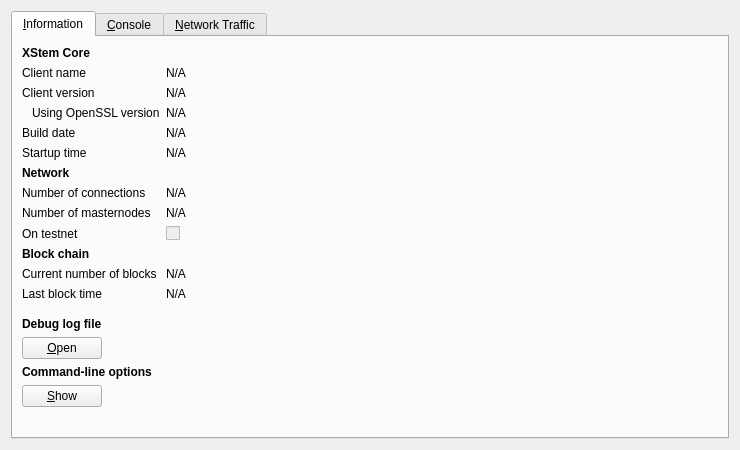
<?xml version="1.0" encoding="UTF-8"?>
<ui version="4.0">
 <class>RPCConsole</class>
 <widget class="QDialog" name="RPCConsole">
  <property name="geometry">
   <rect>
    <x>0</x>
    <y>0</y>
    <width>740</width>
    <height>450</height>
   </rect>
  </property>
  <property name="windowTitle">
   <string>XStem - Debug window</string>
  </property>
  <layout class="QVBoxLayout" name="verticalLayout_2">
   <item>
    <widget class="QTabWidget" name="tabWidget">
     <property name="currentIndex">
      <number>0</number>
     </property>
     <widget class="QWidget" name="tab_info">
      <attribute name="title">
       <string>&amp;Information</string>
      </attribute>
      <layout class="QFormLayout" name="formLayout">
       <item row="0" column="0">
        <widget class="QLabel" name="label_9">
         <property name="font">
          <font>
           <weight>75</weight>
           <bold>true</bold>
          </font>
         </property>
         <property name="text">
          <string>XStem Core</string>
         </property>
        </widget>
       </item>
       <item row="1" column="0">
        <widget class="QLabel" name="label_5">
         <property name="text">
          <string>Client name</string>
         </property>
        </widget>
       </item>
       <item row="1" column="1">
        <widget class="QLabel" name="clientName">
         <property name="cursor">
          <cursorShape>IBeamCursor</cursorShape>
         </property>
         <property name="text">
          <string>N/A</string>
         </property>
         <property name="textFormat">
          <enum>Qt::PlainText</enum>
         </property>
         <property name="textInteractionFlags">
          <set>Qt::LinksAccessibleByMouse|Qt::TextSelectableByKeyboard|Qt::TextSelectableByMouse</set>
         </property>
        </widget>
       </item>
       <item row="2" column="0">
        <widget class="QLabel" name="label_6">
         <property name="text">
          <string>Client version</string>
         </property>
        </widget>
       </item>
       <item row="2" column="1">
        <widget class="QLabel" name="clientVersion">
         <property name="cursor">
          <cursorShape>IBeamCursor</cursorShape>
         </property>
         <property name="text">
          <string>N/A</string>
         </property>
         <property name="textFormat">
          <enum>Qt::PlainText</enum>
         </property>
         <property name="textInteractionFlags">
          <set>Qt::LinksAccessibleByMouse|Qt::TextSelectableByKeyboard|Qt::TextSelectableByMouse</set>
         </property>
        </widget>
       </item>
       <item row="3" column="0">
        <widget class="QLabel" name="label_14">
         <property name="text">
          <string>Using OpenSSL version</string>
         </property>
         <property name="indent">
          <number>10</number>
         </property>
        </widget>
       </item>
       <item row="3" column="1">
        <widget class="QLabel" name="openSSLVersion">
         <property name="cursor">
          <cursorShape>IBeamCursor</cursorShape>
         </property>
         <property name="text">
          <string>N/A</string>
         </property>
         <property name="textFormat">
          <enum>Qt::PlainText</enum>
         </property>
         <property name="textInteractionFlags">
          <set>Qt::LinksAccessibleByMouse|Qt::TextSelectableByKeyboard|Qt::TextSelectableByMouse</set>
         </property>
        </widget>
       </item>
       <item row="4" column="0">
        <widget class="QLabel" name="label_12">
         <property name="text">
          <string>Build date</string>
         </property>
        </widget>
       </item>
       <item row="4" column="1">
        <widget class="QLabel" name="buildDate">
         <property name="cursor">
          <cursorShape>IBeamCursor</cursorShape>
         </property>
         <property name="text">
          <string>N/A</string>
         </property>
         <property name="textFormat">
          <enum>Qt::PlainText</enum>
         </property>
         <property name="textInteractionFlags">
          <set>Qt::LinksAccessibleByMouse|Qt::TextSelectableByKeyboard|Qt::TextSelectableByMouse</set>
         </property>
        </widget>
       </item>
       <item row="5" column="0">
        <widget class="QLabel" name="label_13">
         <property name="text">
          <string>Startup time</string>
         </property>
        </widget>
       </item>
       <item row="5" column="1">
        <widget class="QLabel" name="startupTime">
         <property name="cursor">
          <cursorShape>IBeamCursor</cursorShape>
         </property>
         <property name="text">
          <string>N/A</string>
         </property>
         <property name="textFormat">
          <enum>Qt::PlainText</enum>
         </property>
         <property name="textInteractionFlags">
          <set>Qt::LinksAccessibleByMouse|Qt::TextSelectableByKeyboard|Qt::TextSelectableByMouse</set>
         </property>
        </widget>
       </item>
       <item row="6" column="0">
        <widget class="QLabel" name="label_11">
         <property name="font">
          <font>
           <weight>75</weight>
           <bold>true</bold>
          </font>
         </property>
         <property name="text">
          <string>Network</string>
         </property>
        </widget>
       </item>
       <item row="7" column="0">
        <widget class="QLabel" name="label_7">
         <property name="text">
          <string>Number of connections</string>
         </property>
        </widget>
       </item>
       <item row="7" column="1">
        <widget class="QLabel" name="numberOfConnections">
         <property name="cursor">
          <cursorShape>IBeamCursor</cursorShape>
         </property>
         <property name="text">
          <string>N/A</string>
         </property>
         <property name="textFormat">
          <enum>Qt::PlainText</enum>
         </property>
         <property name="textInteractionFlags">
          <set>Qt::LinksAccessibleByMouse|Qt::TextSelectableByKeyboard|Qt::TextSelectableByMouse</set>
         </property>
        </widget>
       </item>
       <item row="8" column="0">
        <widget class="QLabel" name="label_15">
         <property name="text">
          <string>Number of masternodes</string>
         </property>
        </widget>
       </item>
       <item row="8" column="1">
        <widget class="QLabel" name="masternodeCount">
         <property name="cursor">
          <cursorShape>IBeamCursor</cursorShape>
         </property>
         <property name="text">
          <string>N/A</string>
         </property>
         <property name="textFormat">
          <enum>Qt::PlainText</enum>
         </property>
         <property name="textInteractionFlags">
          <set>Qt::LinksAccessibleByMouse|Qt::TextSelectableByKeyboard|Qt::TextSelectableByMouse</set>
         </property>
        </widget>
       </item>
       <item row="9" column="0">
        <widget class="QLabel" name="label_8">
         <property name="text">
          <string>On testnet</string>
         </property>
        </widget>
       </item>
       <item row="9" column="1">
        <widget class="QCheckBox" name="isTestNet">
         <property name="enabled">
          <bool>false</bool>
         </property>
         <property name="text">
          <string/>
         </property>
        </widget>
       </item>
       <item row="10" column="0">
        <widget class="QLabel" name="label_10">
         <property name="font">
          <font>
           <weight>75</weight>
           <bold>true</bold>
          </font>
         </property>
         <property name="text">
          <string>Block chain</string>
         </property>
        </widget>
       </item>
       <item row="11" column="0">
        <widget class="QLabel" name="label_3">
         <property name="text">
          <string>Current number of blocks</string>
         </property>
        </widget>
       </item>
       <item row="11" column="1">
        <widget class="QLabel" name="numberOfBlocks">
         <property name="cursor">
          <cursorShape>IBeamCursor</cursorShape>
         </property>
         <property name="text">
          <string>N/A</string>
         </property>
         <property name="textFormat">
          <enum>Qt::PlainText</enum>
         </property>
         <property name="textInteractionFlags">
          <set>Qt::LinksAccessibleByMouse|Qt::TextSelectableByKeyboard|Qt::TextSelectableByMouse</set>
         </property>
        </widget>
       </item>
       <item row="12" column="0">
        <widget class="QLabel" name="label_2">
         <property name="text">
          <string>Last block time</string>
         </property>
        </widget>
       </item>
       <item row="12" column="1">
        <widget class="QLabel" name="lastBlockTime">
         <property name="cursor">
          <cursorShape>IBeamCursor</cursorShape>
         </property>
         <property name="text">
          <string>N/A</string>
         </property>
         <property name="textFormat">
          <enum>Qt::PlainText</enum>
         </property>
         <property name="textInteractionFlags">
          <set>Qt::LinksAccessibleByMouse|Qt::TextSelectableByKeyboard|Qt::TextSelectableByMouse</set>
         </property>
        </widget>
       </item>
       <item row="13" column="0">
        <spacer name="verticalSpacer_2">
         <property name="orientation">
          <enum>Qt::Vertical</enum>
         </property>
         <property name="sizeHint" stdset="0">
          <size>
           <width>20</width>
           <height>10</height>
          </size>
         </property>
        </spacer>
       </item>
       <item row="14" column="0">
        <widget class="QLabel" name="labelDebugLogfile">
         <property name="font">
          <font>
           <weight>75</weight>
           <bold>true</bold>
          </font>
         </property>
         <property name="text">
          <string>Debug log file</string>
         </property>
        </widget>
       </item>
       <item row="15" column="0">
        <widget class="QPushButton" name="openDebugLogfileButton">
         <property name="toolTip">
          <string>Open the XStem debug log file from the current data directory. This can take a few seconds for large log files.</string>
         </property>
         <property name="text">
          <string>&amp;Open</string>
         </property>
         <property name="autoDefault">
          <bool>false</bool>
         </property>
        </widget>
       </item>
       <item row="16" column="0">
        <widget class="QLabel" name="labelCLOptions">
         <property name="font">
          <font>
           <weight>75</weight>
           <bold>true</bold>
          </font>
         </property>
         <property name="text">
          <string>Command-line options</string>
         </property>
        </widget>
       </item>
       <item row="17" column="0">
        <widget class="QPushButton" name="showCLOptionsButton">
         <property name="toolTip">
          <string>Show the XStem-Qt help message to get a list with possible XStem command-line options.</string>
         </property>
         <property name="text">
          <string>&amp;Show</string>
         </property>
         <property name="autoDefault">
          <bool>false</bool>
         </property>
        </widget>
       </item>
       <item row="18" column="0">
        <spacer name="verticalSpacer">
         <property name="orientation">
          <enum>Qt::Vertical</enum>
         </property>
         <property name="sizeHint" stdset="0">
          <size>
           <width>20</width>
           <height>20</height>
          </size>
         </property>
        </spacer>
       </item>
      </layout>
     </widget>
     <widget class="QWidget" name="tab_console">
      <attribute name="title">
       <string>&amp;Console</string>
      </attribute>
      <layout class="QGridLayout" name="gridLayout">
       <item row="0" column="0">
        <widget class="QTextEdit" name="messagesWidget">
         <property name="minimumSize">
          <size>
           <width>0</width>
           <height>100</height>
          </size>
         </property>
         <property name="readOnly">
          <bool>true</bool>
         </property>
         <property name="tabKeyNavigation" stdset="0">
          <bool>false</bool>
         </property>
         <property name="columnCount" stdset="0">
          <number>2</number>
         </property>
        </widget>
       </item>
       <item row="1" column="0">
        <layout class="QHBoxLayout" name="horizontalLayout">
         <property name="spacing">
          <number>3</number>
         </property>
         <item>
          <widget class="QPushButton" name="copyButton">
           <property name="maximumSize">
            <size>
             <width>24</width>
             <height>24</height>
            </size>
           </property>
           <property name="toolTip">
            <string>Copy to clipboard</string>
           </property>
           <property name="text">
            <string/>
           </property>
           <property name="icon">
            <iconset resource="../bitcoin.qrc">
             <normaloff>:/icons/editcopy</normaloff>:/icons/editcopy</iconset>
           </property>
           <property name="shortcut">
            <string notr="true">Ctrl+L</string>
           </property>
           <property name="autoDefault">
            <bool>false</bool>
           </property>
          </widget>
         </item>
         <item>
          <widget class="QLabel" name="label">
           <property name="text">
            <string notr="true">&gt;</string>
           </property>
          </widget>
         </item>
         <item>
          <widget class="QLineEdit" name="lineEdit"/>
         </item>
         <item>
          <widget class="QToolButton" name="pasteButton">
           <property name="sizePolicy">
            <sizepolicy hsizetype="Minimum" vsizetype="Fixed">
             <horstretch>0</horstretch>
             <verstretch>0</verstretch>
            </sizepolicy>
           </property>
           <property name="minimumSize">
            <size>
             <width>24</width>
             <height>24</height>
            </size>
           </property>
           <property name="maximumSize">
            <size>
             <width>24</width>
             <height>24</height>
            </size>
           </property>
           <property name="toolTip">
            <string>Paste from clipboard</string>
           </property>
           <property name="text">
            <string/>
           </property>
           <property name="icon">
            <iconset resource="../bitcoin.qrc">
             <normaloff>:/icons/editpaste</normaloff>:/icons/editpaste</iconset>
           </property>
           <property name="shortcut">
            <string>Alt+P</string>
           </property>
          </widget>
         </item>
        </layout>
       </item>
      </layout>
     </widget>
     <widget class="QWidget" name="tab">
      <attribute name="title">
       <string>&amp;Network Traffic</string>
      </attribute>
      <layout class="QHBoxLayout" name="horizontalLayout_3">
       <item>
        <layout class="QVBoxLayout" name="verticalLayout_4">
         <item>
          <widget class="TrafficGraphWidget" name="trafficGraph" native="true">
           <property name="sizePolicy">
            <sizepolicy hsizetype="Expanding" vsizetype="Expanding">
             <horstretch>0</horstretch>
             <verstretch>0</verstretch>
            </sizepolicy>
           </property>
          </widget>
         </item>
         <item>
          <layout class="QHBoxLayout" name="horizontalLayout_2">
           <item>
            <widget class="QSlider" name="sldGraphRange">
             <property name="minimum">
              <number>1</number>
             </property>
             <property name="maximum">
              <number>288</number>
             </property>
             <property name="pageStep">
              <number>12</number>
             </property>
             <property name="value">
              <number>6</number>
             </property>
             <property name="orientation">
              <enum>Qt::Horizontal</enum>
             </property>
            </widget>
           </item>
           <item>
            <widget class="QLabel" name="lblGraphRange">
             <property name="minimumSize">
              <size>
               <width>100</width>
               <height>0</height>
              </size>
             </property>
             <property name="alignment">
              <set>Qt::AlignCenter</set>
             </property>
            </widget>
           </item>
           <item>
            <widget class="QPushButton" name="btnClearTrafficGraph">
             <property name="text">
              <string>&amp;Clear</string>
             </property>
            </widget>
           </item>
          </layout>
         </item>
        </layout>
       </item>
       <item>
        <layout class="QVBoxLayout" name="verticalLayout">
         <item>
          <widget class="QGroupBox" name="groupBox">
           <property name="title">
            <string>Totals</string>
           </property>
           <layout class="QVBoxLayout" name="verticalLayout_5">
            <item>
             <layout class="QHBoxLayout" name="horizontalLayout_4">
              <item>
               <widget class="Line" name="line">
                <property name="sizePolicy">
                 <sizepolicy hsizetype="Fixed" vsizetype="Fixed">
                  <horstretch>0</horstretch>
                  <verstretch>0</verstretch>
                 </sizepolicy>
                </property>
                <property name="minimumSize">
                 <size>
                  <width>10</width>
                  <height>0</height>
                 </size>
                </property>
                <property name="palette">
                 <palette>
                  <active>
                   <colorrole role="Light">
                    <brush brushstyle="SolidPattern">
                     <color alpha="255">
                      <red>0</red>
                      <green>255</green>
                      <blue>0</blue>
                     </color>
                    </brush>
                   </colorrole>
                  </active>
                  <inactive>
                   <colorrole role="Light">
                    <brush brushstyle="SolidPattern">
                     <color alpha="255">
                      <red>0</red>
                      <green>255</green>
                      <blue>0</blue>
                     </color>
                    </brush>
                   </colorrole>
                  </inactive>
                  <disabled>
                   <colorrole role="Light">
                    <brush brushstyle="SolidPattern">
                     <color alpha="255">
                      <red>0</red>
                      <green>255</green>
                      <blue>0</blue>
                     </color>
                    </brush>
                   </colorrole>
                  </disabled>
                 </palette>
                </property>
                <property name="orientation">
                 <enum>Qt::Horizontal</enum>
                </property>
               </widget>
              </item>
              <item>
               <widget class="QLabel" name="label_16">
                <property name="text">
                 <string>In:</string>
                </property>
               </widget>
              </item>
              <item>
               <widget class="QLabel" name="lblBytesIn">
                <property name="minimumSize">
                 <size>
                  <width>50</width>
                  <height>0</height>
                 </size>
                </property>
                <property name="alignment">
                 <set>Qt::AlignRight|Qt::AlignTrailing|Qt::AlignVCenter</set>
                </property>
               </widget>
              </item>
             </layout>
            </item>
            <item>
             <layout class="QHBoxLayout" name="horizontalLayout_5">
              <item>
               <widget class="Line" name="line_2">
                <property name="sizePolicy">
                 <sizepolicy hsizetype="Fixed" vsizetype="Fixed">
                  <horstretch>0</horstretch>
                  <verstretch>0</verstretch>
                 </sizepolicy>
                </property>
                <property name="minimumSize">
                 <size>
                  <width>10</width>
                  <height>0</height>
                 </size>
                </property>
                <property name="palette">
                 <palette>
                  <active>
                   <colorrole role="Light">
                    <brush brushstyle="SolidPattern">
                     <color alpha="255">
                      <red>255</red>
                      <green>0</green>
                      <blue>0</blue>
                     </color>
                    </brush>
                   </colorrole>
                  </active>
                  <inactive>
                   <colorrole role="Light">
                    <brush brushstyle="SolidPattern">
                     <color alpha="255">
                      <red>255</red>
                      <green>0</green>
                      <blue>0</blue>
                     </color>
                    </brush>
                   </colorrole>
                  </inactive>
                  <disabled>
                   <colorrole role="Light">
                    <brush brushstyle="SolidPattern">
                     <color alpha="255">
                      <red>255</red>
                      <green>0</green>
                      <blue>0</blue>
                     </color>
                    </brush>
                   </colorrole>
                  </disabled>
                 </palette>
                </property>
                <property name="orientation">
                 <enum>Qt::Horizontal</enum>
                </property>
               </widget>
              </item>
              <item>
               <widget class="QLabel" name="label_17">
                <property name="text">
                 <string>Out:</string>
                </property>
               </widget>
              </item>
              <item>
               <widget class="QLabel" name="lblBytesOut">
                <property name="minimumSize">
                 <size>
                  <width>50</width>
                  <height>0</height>
                 </size>
                </property>
                <property name="alignment">
                 <set>Qt::AlignRight|Qt::AlignTrailing|Qt::AlignVCenter</set>
                </property>
               </widget>
              </item>
             </layout>
            </item>
            <item>
             <spacer name="verticalSpacer_4">
              <property name="orientation">
               <enum>Qt::Vertical</enum>
              </property>
              <property name="sizeHint" stdset="0">
               <size>
                <width>20</width>
                <height>407</height>
               </size>
              </property>
             </spacer>
            </item>
           </layout>
          </widget>
         </item>
        </layout>
       </item>
      </layout>
     </widget>
    </widget>
   </item>
  </layout>
 </widget>
 <customwidgets>
  <customwidget>
   <class>TrafficGraphWidget</class>
   <extends>QWidget</extends>
   <header>trafficgraphwidget.h</header>
   <container>1</container>
   <slots>
    <slot>clear()</slot>
   </slots>
  </customwidget>
 </customwidgets>
 <resources>
  <include location="../bitcoin.qrc"/>
 </resources>
 <connections/>
</ui>
